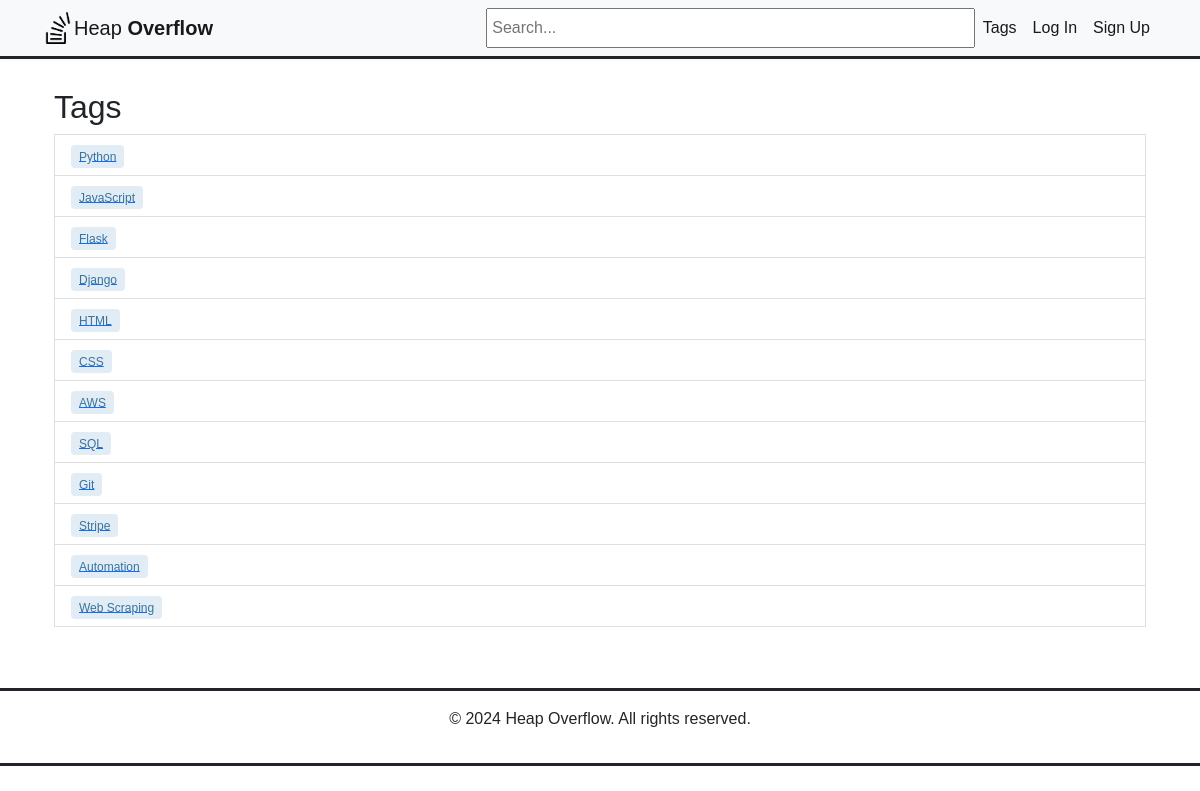
The app's page /tags/ with its own data.
### heap/models.py (models this page shows, shortened)
class Tag(models.Model):
    name = models.CharField(max_length=50, unique=True)
    created_at = models.DateTimeField(auto_now_add=True)

### heap/views.py (the view)
# urls.py: path('tags/', views.tag_list, name='tag_list'),
def tag_list(request):
    tags = Tag.objects.all()
    return render(request, 'heap/tag_list.html', {'tags': tags})

### heap/templates/heap/tag_list.html
{% extends 'heap/base.html' %}
{% block content %}
<div class="container">
    <h2>Tags</h2>
    <ul class="list-group">
        <div class="question-tags">
        {% for tag in tags %}
            <li class="list-group-item">
                <a href="{% url 'questions_by_tag' tag_id=tag.id %}"><span class="tag">{{ tag.name }}</span></a>
            </li>
        {% empty %}
            <p>No tags available.</p>
        {% endfor %}
        </div>
    </ul>
</div>
{% endblock %}

### records on screen
Tag: name "Python"
Tag: name "JavaScript"
Tag: name "Flask"
Tag: name "Django"
Tag: name "HTML"
Tag: name "CSS"
Tag: name "AWS"
Tag: name "SQL"
Tag: name "Git"
Tag: name "Stripe"
Tag: name "Automation"
Tag: name "Web Scraping"
